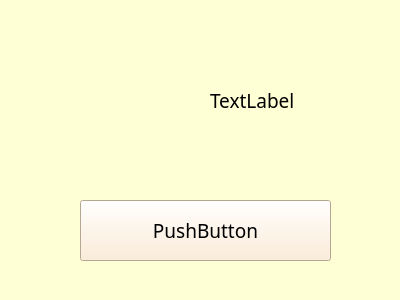
<?xml version="1.0" encoding="UTF-8"?>
<ui version="4.0">
 <class>InfoForm</class>
 <widget class="QWidget" name="InfoForm">
  <property name="geometry">
   <rect>
    <x>0</x>
    <y>0</y>
    <width>400</width>
    <height>300</height>
   </rect>
  </property>
  <property name="windowTitle">
   <string>Form</string>
  </property>
  <property name="styleSheet">
   <string notr="true">background-color: rgb(254, 255, 212);</string>
  </property>
  <widget class="QPushButton" name="connectButton">
   <property name="geometry">
    <rect>
     <x>80</x>
     <y>200</y>
     <width>251</width>
     <height>61</height>
    </rect>
   </property>
   <property name="font">
    <font>
     <family>楷体</family>
     <pointsize>14</pointsize>
    </font>
   </property>
   <property name="styleSheet">
    <string notr="true">background-color: rgb(255, 234, 205);</string>
   </property>
   <property name="text">
    <string>PushButton</string>
   </property>
  </widget>
  <widget class="QLabel" name="textLb">
   <property name="geometry">
    <rect>
     <x>210</x>
     <y>80</y>
     <width>171</width>
     <height>41</height>
    </rect>
   </property>
   <property name="font">
    <font>
     <family>楷体</family>
     <pointsize>14</pointsize>
    </font>
   </property>
   <property name="text">
    <string>TextLabel</string>
   </property>
  </widget>
 </widget>
 <resources/>
 <connections/>
</ui>
